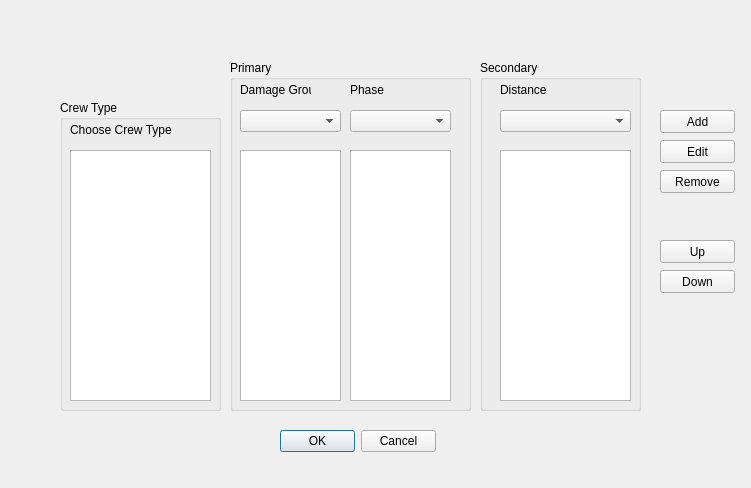
<?xml version="1.0" encoding="UTF-8"?>
<ui version="4.0">
 <class>Priority_Window</class>
 <widget class="QDialog" name="Priority_Window">
  <property name="geometry">
   <rect>
    <x>0</x>
    <y>0</y>
    <width>751</width>
    <height>488</height>
   </rect>
  </property>
  <property name="windowTitle">
   <string>Priority</string>
  </property>
  <widget class="QGroupBox" name="groupBox">
   <property name="geometry">
    <rect>
     <x>230</x>
     <y>60</y>
     <width>241</width>
     <height>351</height>
    </rect>
   </property>
   <property name="title">
    <string>Primary</string>
   </property>
   <widget class="QLabel" name="label_2">
    <property name="geometry">
     <rect>
      <x>10</x>
      <y>20</y>
      <width>71</width>
      <height>20</height>
     </rect>
    </property>
    <property name="text">
     <string>Damage Group</string>
    </property>
   </widget>
   <widget class="QComboBox" name="damage_group_combo">
    <property name="geometry">
     <rect>
      <x>10</x>
      <y>50</y>
      <width>101</width>
      <height>22</height>
     </rect>
    </property>
   </widget>
   <widget class="QListWidget" name="damage_group_list">
    <property name="geometry">
     <rect>
      <x>10</x>
      <y>90</y>
      <width>101</width>
      <height>251</height>
     </rect>
    </property>
   </widget>
   <widget class="QListWidget" name="phase_list">
    <property name="geometry">
     <rect>
      <x>120</x>
      <y>90</y>
      <width>101</width>
      <height>251</height>
     </rect>
    </property>
   </widget>
   <widget class="QComboBox" name="phase_combo">
    <property name="geometry">
     <rect>
      <x>120</x>
      <y>50</y>
      <width>101</width>
      <height>22</height>
     </rect>
    </property>
   </widget>
   <widget class="QLabel" name="label">
    <property name="geometry">
     <rect>
      <x>120</x>
      <y>20</y>
      <width>61</width>
      <height>20</height>
     </rect>
    </property>
    <property name="text">
     <string>Phase</string>
    </property>
   </widget>
  </widget>
  <widget class="QGroupBox" name="groupBox_2">
   <property name="geometry">
    <rect>
     <x>480</x>
     <y>60</y>
     <width>161</width>
     <height>351</height>
    </rect>
   </property>
   <property name="title">
    <string>Secondary</string>
   </property>
   <widget class="QLabel" name="label_6">
    <property name="geometry">
     <rect>
      <x>20</x>
      <y>20</y>
      <width>71</width>
      <height>20</height>
     </rect>
    </property>
    <property name="text">
     <string>Distance</string>
    </property>
   </widget>
   <widget class="QComboBox" name="secondary_combo">
    <property name="geometry">
     <rect>
      <x>20</x>
      <y>50</y>
      <width>131</width>
      <height>22</height>
     </rect>
    </property>
   </widget>
   <widget class="QListWidget" name="secondary_list">
    <property name="geometry">
     <rect>
      <x>20</x>
      <y>90</y>
      <width>131</width>
      <height>251</height>
     </rect>
    </property>
   </widget>
  </widget>
  <widget class="QPushButton" name="add_prioirty_button">
   <property name="geometry">
    <rect>
     <x>660</x>
     <y>110</y>
     <width>75</width>
     <height>23</height>
    </rect>
   </property>
   <property name="text">
    <string>Add</string>
   </property>
  </widget>
  <widget class="QPushButton" name="remove_prioirty_button">
   <property name="geometry">
    <rect>
     <x>660</x>
     <y>170</y>
     <width>75</width>
     <height>23</height>
    </rect>
   </property>
   <property name="text">
    <string>Remove</string>
   </property>
  </widget>
  <widget class="QPushButton" name="edit_prioirty_button">
   <property name="geometry">
    <rect>
     <x>660</x>
     <y>140</y>
     <width>75</width>
     <height>23</height>
    </rect>
   </property>
   <property name="text">
    <string>Edit</string>
   </property>
  </widget>
  <widget class="QPushButton" name="up_prioirty_button">
   <property name="geometry">
    <rect>
     <x>660</x>
     <y>240</y>
     <width>75</width>
     <height>23</height>
    </rect>
   </property>
   <property name="text">
    <string>Up</string>
   </property>
  </widget>
  <widget class="QPushButton" name="down_prioirty_button">
   <property name="geometry">
    <rect>
     <x>660</x>
     <y>270</y>
     <width>75</width>
     <height>23</height>
    </rect>
   </property>
   <property name="text">
    <string>Down</string>
   </property>
  </widget>
  <widget class="QGroupBox" name="groupBox_3">
   <property name="geometry">
    <rect>
     <x>60</x>
     <y>100</y>
     <width>161</width>
     <height>311</height>
    </rect>
   </property>
   <property name="title">
    <string>Crew Type</string>
   </property>
   <widget class="QLabel" name="label_5">
    <property name="geometry">
     <rect>
      <x>10</x>
      <y>20</y>
      <width>151</width>
      <height>20</height>
     </rect>
    </property>
    <property name="text">
     <string>Choose Crew Type</string>
    </property>
   </widget>
  </widget>
  <widget class="QListWidget" name="crew_type_list">
   <property name="geometry">
    <rect>
     <x>70</x>
     <y>150</y>
     <width>141</width>
     <height>251</height>
    </rect>
   </property>
  </widget>
  <widget class="QDialogButtonBox" name="buttonBox">
   <property name="geometry">
    <rect>
     <x>280</x>
     <y>430</y>
     <width>156</width>
     <height>23</height>
    </rect>
   </property>
   <property name="standardButtons">
    <set>QDialogButtonBox::Cancel|QDialogButtonBox::Ok</set>
   </property>
  </widget>
 </widget>
 <resources/>
 <connections>
  <connection>
   <sender>buttonBox</sender>
   <signal>accepted()</signal>
   <receiver>Priority_Window</receiver>
   <slot>accept()</slot>
   <hints>
    <hint type="sourcelabel">
     <x>357</x>
     <y>441</y>
    </hint>
    <hint type="destinationlabel">
     <x>375</x>
     <y>243</y>
    </hint>
   </hints>
  </connection>
  <connection>
   <sender>buttonBox</sender>
   <signal>rejected()</signal>
   <receiver>Priority_Window</receiver>
   <slot>reject()</slot>
   <hints>
    <hint type="sourcelabel">
     <x>357</x>
     <y>441</y>
    </hint>
    <hint type="destinationlabel">
     <x>375</x>
     <y>243</y>
    </hint>
   </hints>
  </connection>
 </connections>
</ui>
